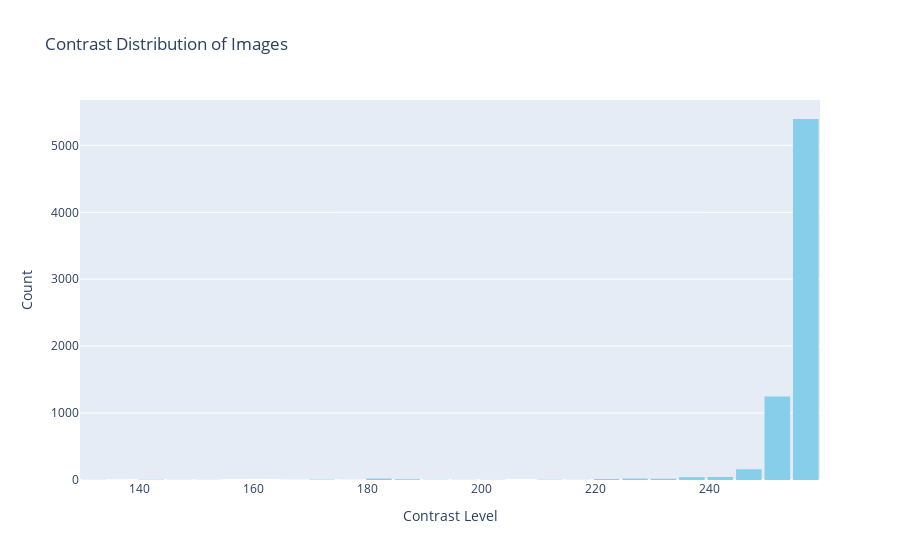

The notebook cell this image was saved under:
### Markdown cell above
## 5️⃣ Evaluate Image Contrast

### Code cell
# Function to calculate contrast of an image
def calculate_contrast(img_path):
    # Read the image in grayscale
    img = cv2.imread(img_path, cv2.IMREAD_GRAYSCALE)
    
    if img is None:
        return None  # Return None if image can't be read
    
    # Calculate contrast as the difference between the max and min pixel intensity
    contrast = np.max(img) - np.min(img)
    return contrast

# List to store contrast values
contrast_values = []

# Iterate through the dataset to calculate contrast for each image
for class_name in os.listdir(data_path):
    class_folder = os.path.join(data_path, class_name)
    for img_name in os.listdir(class_folder):
        img_path = os.path.join(class_folder, img_name)
        contrast = calculate_contrast(img_path)
        if contrast is not None:
            contrast_values.append(contrast)

# Check if contrast_values is not empty
if not contrast_values:
    print("No contrast values were calculated. Please check your dataset and image paths.")
else:
    # Create an interactive histogram for contrast distribution
    fig_contrast = px.histogram(contrast_values, nbins=30, 
                                title="Contrast Distribution of Images",
                                labels={'value': 'Contrast Level'},
                                color_discrete_sequence=["skyblue"])

    # Update layout for clarity
    fig_contrast.update_layout(xaxis_title="Contrast Level", yaxis_title="Count", bargap=0.1)
    fig_contrast.update_layout(showlegend=False)
    fig_contrast.show()

### Figure 1 — Plotly figure (JSON) as saved in the notebook; plotly's stock layout.template omitted (floating-point values rounded to 4 significant figures; data arrays with more than 128 entries replaced by an {"elided": "..."} marker saying what was removed)
{"data": [{"alignmentgroup": "True", "bingroup": "x", "hovertemplate": "variable=0<br>Contrast Level=%{x}<br>count=%{y}<extra></extra>", "legendgroup": "0", "marker": {"color": "skyblue", "pattern": {"shape": ""}}, "name": "0", "nbinsx": 30, "offsetgroup": "0", "orientation": "v", "showlegend": true, "type": "histogram", "x": {"elided": "7023 int values"}, "xaxis": "x", "yaxis": "y"}], "layout": {"bargap": 0.1, "barmode": "relative", "legend": {"title": {"text": "variable"}, "tracegroupgap": 0}, "showlegend": false, "title": {"text": "Contrast Distribution of Images"}, "xaxis": {"anchor": "y", "domain": [0, 1], "title": {"text": "Contrast Level"}}, "yaxis": {"anchor": "x", "domain": [0, 1], "title": {"text": "Count"}}}}
